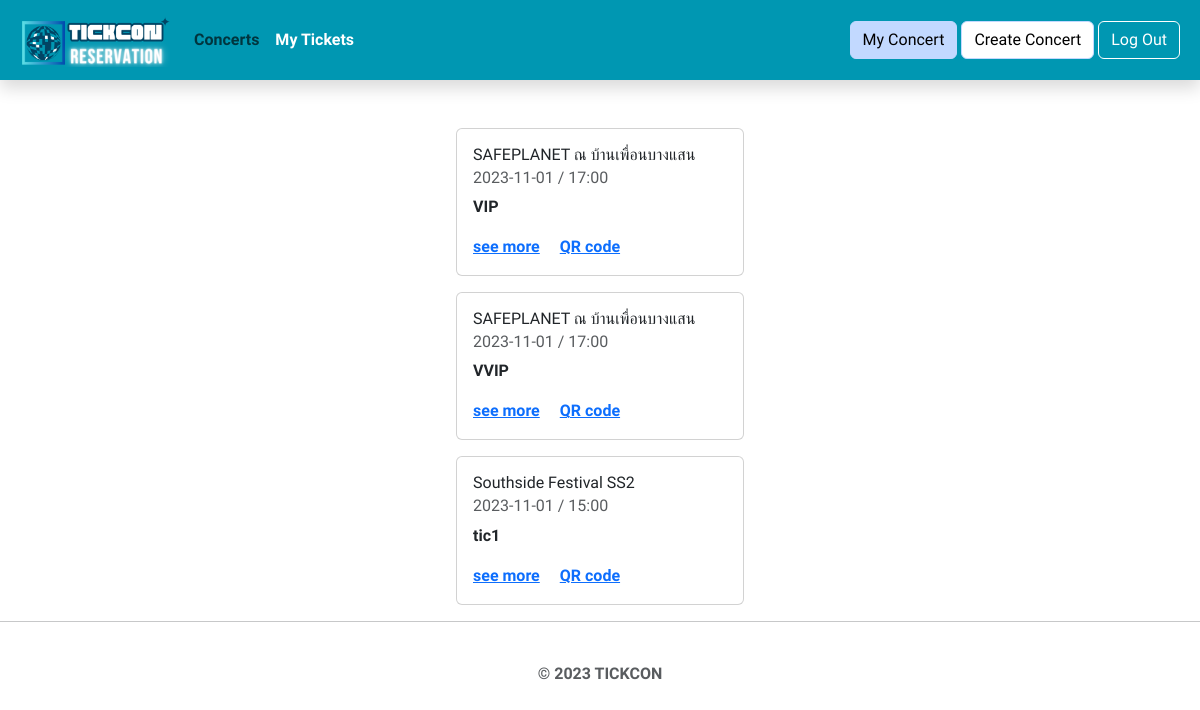
Before: /all_final/myticket.php (signed in) with the older database file.
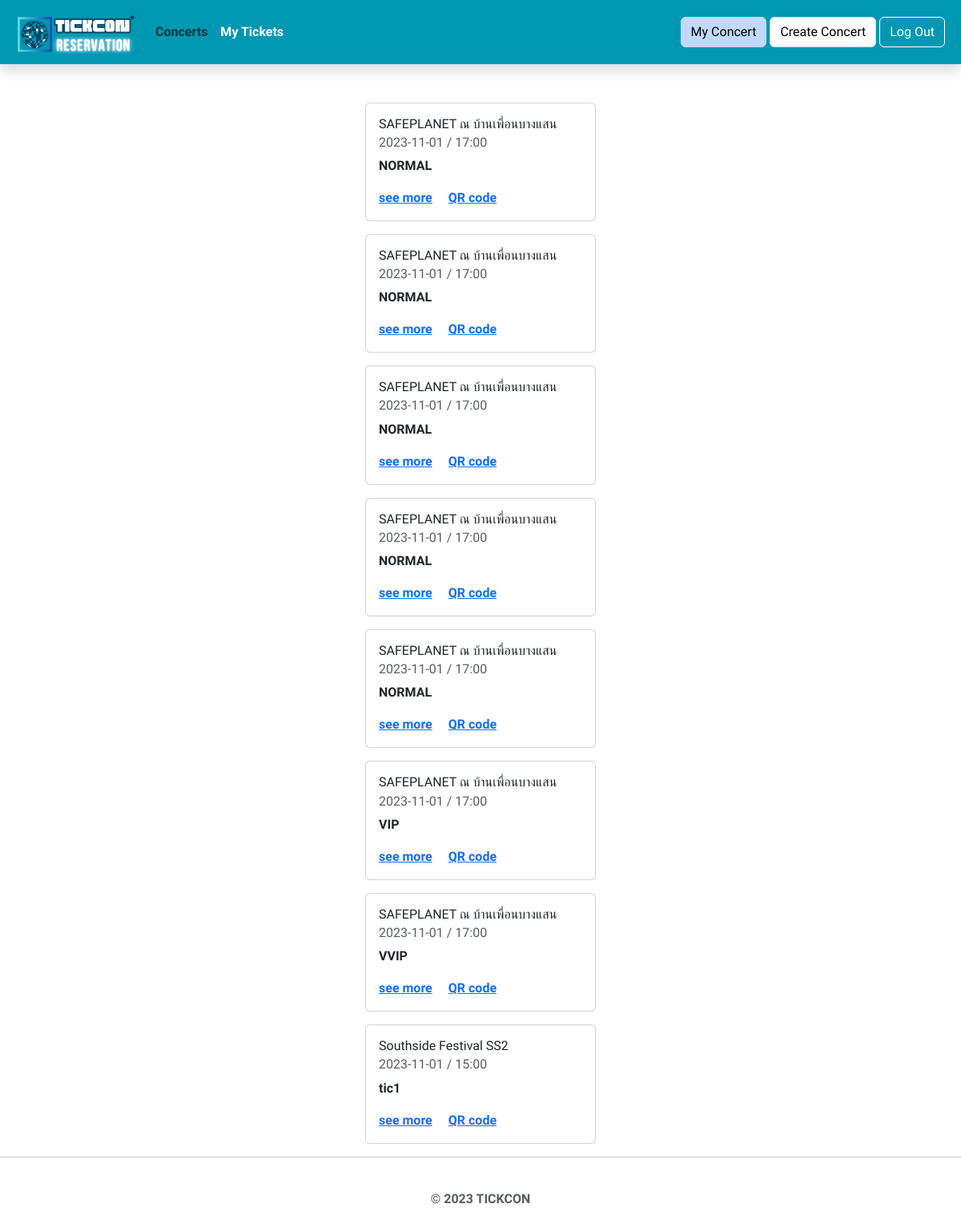
After: the same page with the newer database file.
### tables this page shows
CREATE TABLE "ticket" (
	"ticket_id"	INTEGER NOT NULL UNIQUE,
	"detail_id"	TEXT NOT NULL,
	"payment_id"	TEXT,
	FOREIGN KEY("detail_id") REFERENCES "ticket_detail"("detail_id"),
	PRIMARY KEY("ticket_id" AUTOINCREMENT)
);

CREATE TABLE "concert" (
	"concert_id"	INTEGER NOT NULL UNIQUE,
	"concert_name"	TEXT NOT NULL,
	"detail"	TEXT NOT NULL,
	"requirement"	TEXT NOT NULL,
	"status"	TEXT NOT NULL,
	"concert_img_path"	TEXT NOT NULL,
	"open_booking_date"	DATE NOT NULL,
	"show_date"	DATE NOT NULL,
	"show_time"	TIME NOT NULL,
	"copy_id_card_img"	TEXT NOT NULL,
	"con_permission_img"	TEXT NOT NULL,
	"stage_img"	TEXT,
	"bank_name"	TEXT NOT NULL,
	"bank_code"	TEXT NOT NULL,
	"address"	TEXT NOT NULL,
	"member_id"	INTEGER NOT NULL,
	"concert_name_comment"	TEXT,
	"detail_comment"	TEXT,
	"requirement_comment"	TEXT,
	"concert_img_comment"	TEXT,
	"open_booking_date_comment"	TEXT,
	"show_date_comment"	TEXT,
	"show_time_comment"	TEXT,
	"copy_id_card_comment"	TEXT,
	"con_permission_comment"	TEXT,
	"stage_img_comment"	TEXT,
	"bank_name_comment"	TEXT,
	"bank_code_comment"	TEXT,
	"address_comment"	TEXT,
	"ticket_comment"	TEXT,
	PRIMARY KEY("concert_id")
);

CREATE TABLE "ticket_detail" (
	"detail_id"	INTEGER NOT NULL UNIQUE,
	"name"	TEXT NOT NULL,
	"description"	TEXT,
	"price"	REAL NOT NULL,
	"concert_id"	TEXT NOT NULL,
	"amount"	INTEGER,
	PRIMARY KEY("detail_id" AUTOINCREMENT),
	FOREIGN KEY("concert_id") REFERENCES "concert"("concert_id")
);

### all_final/myticket.php (the view, shortened to what this page needs)
<!DOCTYPE html>
<html lang="en">
<head>
    <link href="https://cdn.jsdelivr.net/npm/bootstrap@5.3.2/dist/css/bootstrap.min.css" rel="stylesheet"
>
</head>
<body>
    <nav class="navbar navbar-expand-md sticky-top shadow p-2 mb-5 " style="background-color : #0097B2">
        <div class="container-fluid">
            <a class="navbar-brand" href="index_user.php">
                <img src="upload/logo/TICKCON.png" alt="Logo" width="150px" class="d-inline-block align-text-top">
            </a>
            <div class="collapse navbar-collapse" id="navbarSupportedContent">
                <ul class="navbar-nav me-auto mb-2 mb-lg-0 p-1 ms-0 ps-0">
                    <li class="nav-item">
                        <a class="nav-link " href="index_user.php">Concerts</a>
                    </li>
                    <li class="nav-item">
                        <a class="nav-link" href="myticket.php" style="color :white">My Tickets</a>
                    </li>
                </ul>
                <?php
                require_once 'config/db.php';
                $member_id = $_SESSION['member_id'];
                $sql = <<<EOF
                SELECT * from concert
                WHERE member_id = $member_id;
                EOF;
                $ret = $db->query($sql);
                $count = 0;
                while ($row = $ret->fetchArray(SQLITE3_ASSOC)) {
                    $count++;
                }
                if ($count > 0) {
                    echo '<form class="d-flex mb-2 mb-lg-0 me-1" action="my_concert.php">
                    <button class="btn btn-light position-relative" type="submit" >My Concert';
                    echo '</button>
                    </form>';
                }
                ?>
                <form class="d-flex mb-2 mb-lg-0 me-1" action="createcon_db.php">
                    <button class="btn btn-light" type="submit" style="background-color: white;">Create Concert</button>
                </form>
                <form class="d-flex mb-2 mb-lg-0" action="index_notlogin.php">
                    <button class="btn btn-outline-danger" type="submit">Log Out</button>
                </form>
            </div>
        </div>
    </nav>
    <main>
        <?php
        if (!isset($_SESSION['member_id'])) {
            $_SESSION['error'] = 'กรุณาล็อคอินก่อน';
            header("location: /tickcon/login.php", TRUE);
            exit;
        } elseif (isset($_SESSION['member_id'])) {
            $member_id = $_SESSION['member_id'];
            $sql = <<<EOF
            SELECT concert_name, show_date, show_time, td.name, c.address, requirement, concert_img_path, t.ticket_id,p.member_id
            FROM ticket t
            JOIN ticket_detail td
            USING (detail_id)
            JOIN payment p
            USING (payment_id)
            JOIN concert c
            USING (concert_id)
            WHERE p.member_id = $member_id;"
            EOF;
            $ret = $db->query($sql);
            $count = 0;
            while ($row = $ret->fetchArray(SQLITE3_ASSOC)) {
                $count++;
            }
            echo '<div class="container">';
            if ($count <= 0) {
                echo "you don't have any ticket.";
            } else {
                $sql = <<<EOF
                SELECT concert_name, show_date, show_time, td.name, c.address, requirement, concert_img_path, t.ticket_id,p.member_id
                FROM ticket t
                JOIN ticket_detail td
                USING (detail_id)
                JOIN payment p
                USING (payment_id)
                JOIN concert c
                USING (concert_id)
                WHERE p.member_id = $member_id;"
                EOF;
                $ret = $db->query($sql);
                while ($row = $ret->fetchArray(SQLITE3_ASSOC)) {
                    echo '<div class="card mb-3" style="width: 18rem;">
                    <div class="card-body">
                      <h6 class="card-title">'.$row['concert_name'].'</h6>
                      <h6 class="card-subtitle mb-2 text-body-secondary">'.$row['show_date'].' / '.$row['show_time'].'</h6>
                      <p class="card-text">'.$row['name'].'</p>
                      <a href="#" class="card-link">see more</a>
                      <a href="#" class="card-link">QR code</a>
                    </div>
                    </div>';
                }
            }
        }
        echo '</div>';
        ?>
    </main>
    <hr>
    <footer class="py-3 my-4 ">
        <p class="text-center text-muted">© 2023 TICKCON</p>
    </footer>
</body>
</html>

### all_final/myticket.php (style rules this page uses)
* { font-family: 'Dosis', sans-serif; font-weight: 700; }
.navbar-brand { font-family: 'Mohave', sans-serif; }
.container-fluid { color: white; }
.btn-light { background-color: #C2D9FF; border-color: #C2D9FF; }
.btn-outline-danger { color: white; border-color: white; }
.card-text { max-width: 50ch; overflow: hidden; text-overflow: ellipsis; white-space: nowrap; }
.card { margin: auto; }

Changed rows visible on the page:
now on this page (row edited): ticket: concert.concert_name "SAFEPLANET ณ บ้านเพื่อนบางแสน", concert.show_date "2023-11-01", concert.show_time "17:00", detail.name "NORMAL"
now on this page (row edited): ticket: concert.concert_name "SAFEPLANET ณ บ้านเพื่อนบางแสน", concert.show_date "2023-11-01", concert.show_time "17:00", detail.name "NORMAL"
now on this page (row edited): ticket: concert.concert_name "SAFEPLANET ณ บ้านเพื่อนบางแสน", concert.show_date "2023-11-01", concert.show_time "17:00", detail.name "NORMAL"
now on this page (row edited): ticket: concert.concert_name "SAFEPLANET ณ บ้านเพื่อนบางแสน", concert.show_date "2023-11-01", concert.show_time "17:00", detail.name "NORMAL"
now on this page (row edited): ticket: concert.concert_name "SAFEPLANET ณ บ้านเพื่อนบางแสน", concert.show_date "2023-11-01", concert.show_time "17:00", detail.name "NORMAL"
